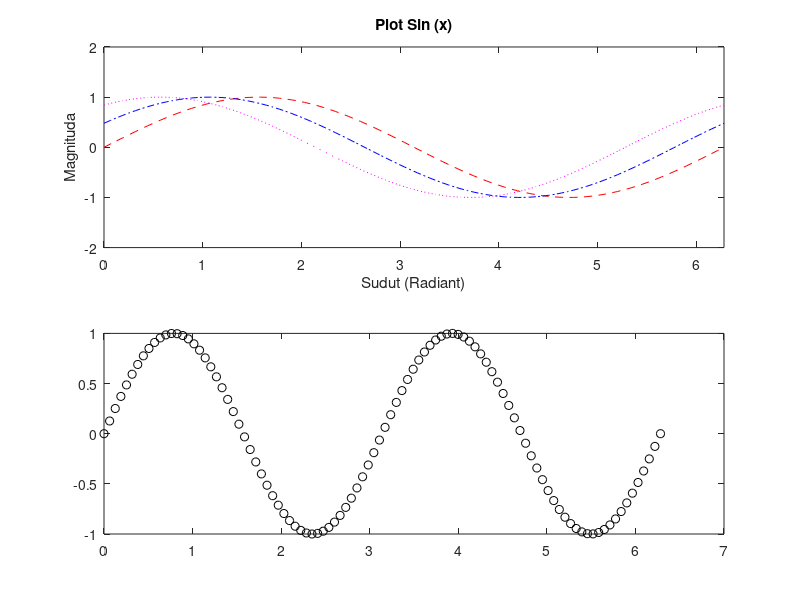

MATLAB code for this plot:
clear
clc

x = linspace(0,2*pi,100);
y1 = sin(x);
y2 = sin(x + 0.5);
y3 = sin(x + 1); % Geser ke kanan 0.5
y4 = sin(2*x);
y5 = cos(2*x);
y6 = cos(2*x + 1);

% Plot
figure(1)
subplot(2,1,1)
plot(x,y1,'r--',x,y2,'b-.',x,y3,'m:')

% Axis
axis([0 2*pi -2 2]);

% Membuat Nama
title('Plot Sin (x)'); % Judul
xlabel('Sudut (Radiant)'); % Sumbu X
ylabel('Magnituda'); % Sumbu y

% Menambahkan 1 Plot Grafik lagi ke dalam Figure yang sama
subplot(2,1,2)
plot(x,y4,'ko')
%plot(x,y5,'g--')
%plot(x,y6,'Color', [0 1 0.5]) % Kode Warna ini berasal dari mana??

% Catatan : 
% Figure fungsinya membuat 2 buah grafik di dalam 1 Program yang sama
% r = red, g = green, b = blue -- Kode warna
% belajar tipe-tipe garis o-, -. , : , -- , ++ , dll.
% Beberapa contoh Kode Warna lain [1 0 1], [1 1 0], [1 0.5 0.5], [0,5 0,5 0,5], [0 0 0], dll
% Catatan jika semua plot (2,1,2) di aktifkan maka yang terbaca adalah Plot yang terakhir
